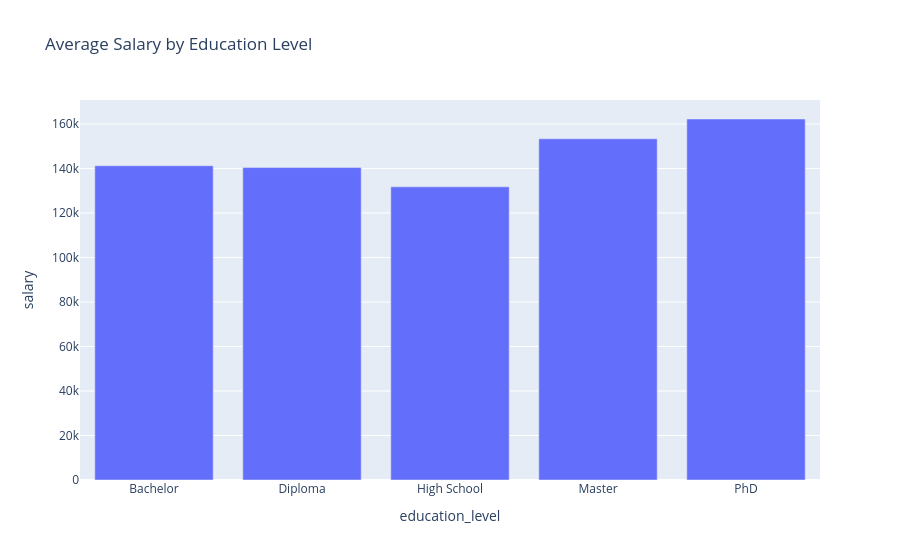

Write notebook code for a chart like this one.
### Code cell
fig = px.bar(
    education_salary,
    x="education_level",
    y="salary",
    title="Average Salary by Education Level"
)
fig.show()

### Figure 1 — Plotly figure (JSON) as saved in the notebook; plotly's stock layout.template omitted (floating-point values rounded to 4 significant figures)
{"data": [{"hovertemplate": "education_level=%{x}<br>salary=%{y}<extra></extra>", "legendgroup": "", "marker": {"color": "#636efa", "pattern": {"shape": ""}}, "name": "", "orientation": "v", "showlegend": false, "textposition": "auto", "type": "bar", "x": ["Bachelor", "Diploma", "High School", "Master", "PhD"], "xaxis": "x", "y": [141300.0, 140400.0, 131800.0, 153400.0, 162300.0], "yaxis": "y"}], "layout": {"barmode": "relative", "legend": {"tracegroupgap": 0}, "title": {"text": "Average Salary by Education Level"}, "xaxis": {"anchor": "y", "domain": [0, 1], "title": {"text": "education_level"}}, "yaxis": {"anchor": "x", "domain": [0, 1], "title": {"text": "salary"}}}}
